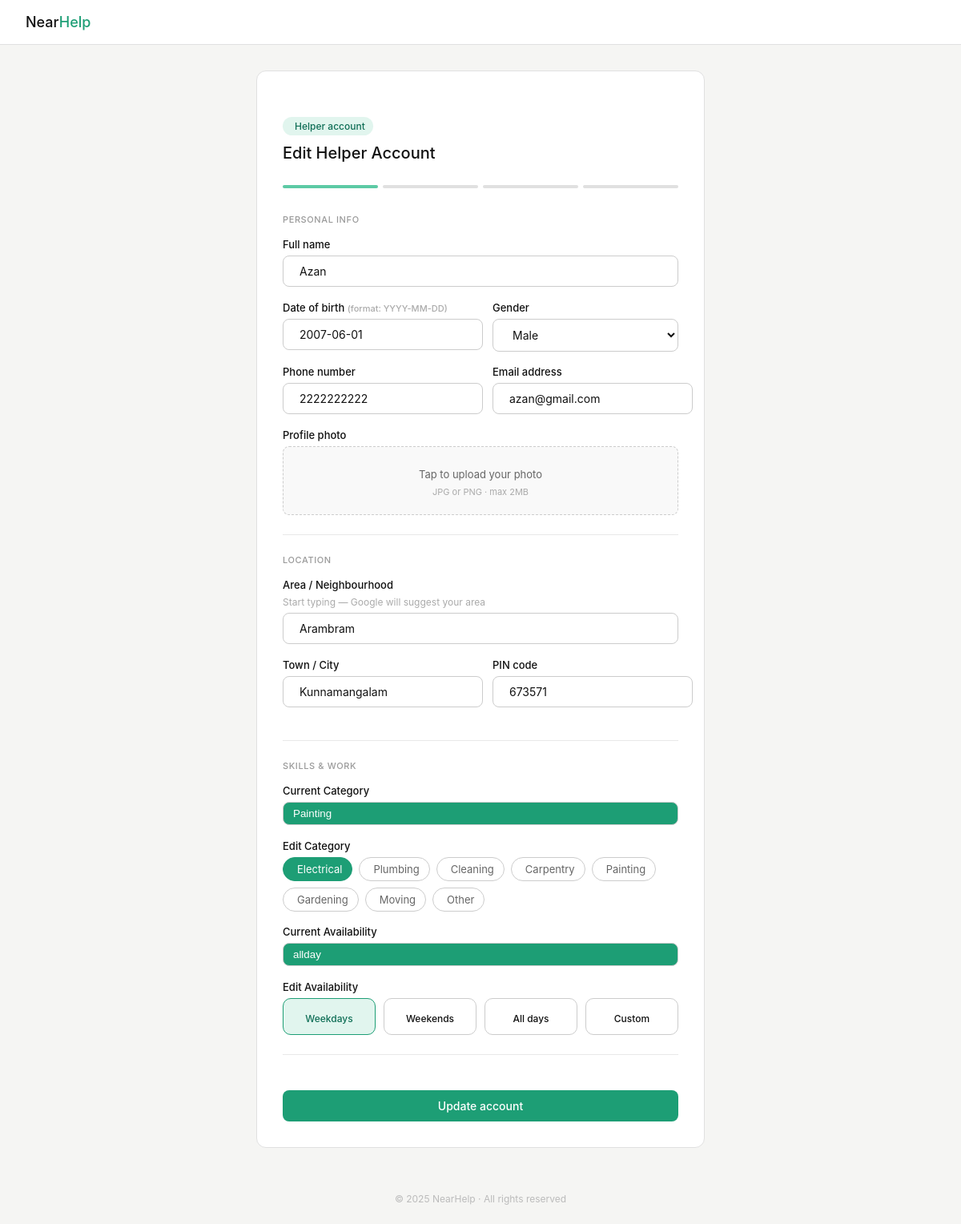
The app's page /Edit_helper_data_table/2/ with its own data.
### projectnearhelpapp/models.py (models this page shows)
class Helper_details(models.Model):
        user = models.OneToOneField(settings.AUTH_USER_MODEL, on_delete=models.CASCADE , related_name='helper_details', null=True, blank=True)
        Fullname = models.CharField(max_length=50)
        Dob = models.DateField()
        Gender = models.CharField()
        Phone_number = models.CharField()
        Email = models.CharField()
        Photo = models.ImageField(upload_to="photos/" , blank=True, null=True)
        Area = models.CharField(max_length=100, null=True, blank=True)
        Town = models.CharField(max_length=100)
        Pin = models.IntegerField()
        Category = models.CharField()
        Availability = models.CharField()
        Password = models.CharField(max_length=128)

### projectnearhelpapp/views.py (the view)
# urls.py: path('Edit_helper_data_table/<int:pk>/',views.Edit_helper_data_table,name='Edit_helper_data_table'),
def Edit_helper_data_table(request, pk):
    selected_helper = Helper_details.objects.get(id=pk)
    return render(request,'admin_dashboard/edit_helper_data_admin.html',{'selected_helper':selected_helper})

### projectnearhelpapp/templates/admin_dashboard/edit_helper_data_admin.html (shortened to what this page needs)
<!DOCTYPE html>
<html lang="en">
    <head>
        {% load static %}
        <link rel="stylesheet"
            href="https://cdn.jsdelivr.net/npm/@tabler/icons-webfont@latest/dist/tabler-icons.min.css" />
        <link rel="stylesheet" href="{% static 'css/helper_signup_page.css' %}">
    </head>
    <body>
        <nav class="nav">
            <a class="logo" href="#">Near<span>Help</span></a>
        </nav>
        <div class="page">
            <div class="form-wrap">
                <div class="form-head">
                    <div class="badge"> Helper
                        account</div>
                    <h1>Edit Helper Account</h1>
                </div>
                <div class="progress-bar">
                    <div class="progress-step active"></div>
                    <div class="progress-step"></div>
                    <div class="progress-step"></div>
                    <div class="progress-step"></div>
                </div>
                <form
                    action="{% url 'Update_helper_data_table' selected_helper.id %}"
                    method="post"
                    enctype="multipart/form-data">
                    <div class="section-title">Personal info</div>
                    <div class="field">
                        <label for="fullname">Full name</label>
                        <div class="input-wrap">
                            <input type="text" id="fullname" name="fullname"
                                value="{{ selected_helper.Fullname }}" />
                        </div>
                    </div>
                    <div class="two-col">
                        <div class="field">
                            <label for>Date of birth <span>(format: YYYY-MM-DD)</span></label>
                            <div class="input-wrap">
                                <input type="text" id="dob" name="dob" value="{{ selected_helper.Dob|date:'c'  }}"/>
                            </div>
                        </div>
                        <div class="field">
                            <label for="gender">Gender</label>
                            <div class="input-wrap">
                                <select id="gender" name="gender"
                                    value="{{ selected_helper.Gender }}">
                                    <option value="male">Male</option>
                                </select>
                            </div>
                        </div>
                    </div>
                    <div class="two-col">
                        <div class="field">
                            <label for="phone">Phone number</label>
                            <div class="input-wrap">
                                <input type="text" id="phone" name="phone"
                                    maxlength="10" pattern="[0-9]{10}"
                                    value="{{ selected_helper.Phone_number }}" />
                            </div>
                        </div>
                        <div class="field">
                            <label for="email">Email address</label>
                            <div class="input-wrap">
                                <input type="email" id="email" name="email"
                                    value="{{ selected_helper.Email }}" />
                            </div>
                        </div>
                    </div>
                    <div class="field">
                        <label>Profile photo</label>
                        <div class="photo-upload" id="photoBox">
                            <p>Tap to upload your photo</p>
                            <span>JPG or PNG · max 2MB</span>
                        </div>
                    </div>
                    <hr class="divider" />
                    <div class="section-title">Location</div>
                    <div class="field">
                        <label for="area">Area / Neighbourhood</label>
                        <span class="hint">Start typing — Google will suggest
                            your area</span>
                        <div class="input-wrap">
                            <input type="text" id="area" name="area"
                                value="{{ selected_helper.Area }}" />
                        </div>
                    </div>
                    <div class="two-col">
                        <div class="field">
                            <label for="town">Town / City</label>
                            <div class="input-wrap">
                                <input type="text" id="town" name="town"
                                    value="{{ selected_helper.Town }}" />
                            </div>
                        </div>
                        <div class="field">
                            <label for="pin">PIN code</label>
                            <div class="input-wrap">
                                <input type="text" id="pin" name="pin"
                                    value="{{ selected_helper.Pin }}"
                                    maxlength="6" pattern="[0-9]{6}" />
                            </div>
                        </div>
                    </div>
                    <hr class="divider" />
                    <div class="section-title">Skills & work</div>
                    <div class="field">
                        <label for="dob">Current Category</label>
                        <div class="display_chip">
                            <input class="display_input" type="text"
                                value="{{ selected_helper.Category }}" readonly>
                        </div>
                    </div>
                    <div class="field">
                        <label>Edit Category </label>
                        <div class="chip-group" id="catGroup">
                            <div class="chip active" data-val="Electrical"> Electrical</div>
                            <div class="chip" data-val="Plumbing"> Plumbing</div>
                            <div class="chip" data-val="Cleaning"> Cleaning</div>
                            <div class="chip" data-val="Carpentry"> Carpentry</div>
                            <div class="chip" data-val="Painting"> Painting</div>
                            <div class="chip" data-val="Gardening"> Gardening</div>
                            <div class="chip" data-val="Moving"> Moving</div>
                            <div class="chip" data-val="Other">
                                Other</div>
                        </div>
                    </div>
                    <div class="field">
                        <label for="dob">Current Availability</label>
                        <div class="display_chip">
                            <input class="display_input" type="text"
                                value="{{ selected_helper.Availability }}" readonly>
                        </div>
                    </div>
                    <div class="field">
                        <label class="edit_label">Edit Availability</label>
                        <div class="avail-group" id="availGroup">
                            <div class="avail-card active" data-val="weekdays">
                                <div class="a-label">Weekdays</div>
                            </div>
                            <div class="avail-card" data-val="weekends">
                                <div class="a-label">Weekends</div>
                            </div>
                            <div class="avail-card" data-val="allday">
                                <div class="a-label">All days</div>
                            </div>
                            <div class="avail-card" data-val="other">
                                <div class="a-label">Custom</div>
                            </div>
                        </div>
                    </div>
                    <hr class="divider" />
                    <button type="submit" class="btn-primary">Update
                        account</button>
                </form>
            </div>
        </div>
        <div class="page-footer">© 2025 NearHelp · All rights reserved</div>
    </body>
</html>

### static/css/helper_signup_page.css (style rules this page uses)
* { box-sizing: border-box; margin: 0; padding: 0; }
body { font-family: -apple-system, BlinkMacSystemFont, 'Segoe UI', Roboto, sans-serif; background: #f5f5f3; color: #111; min-height: 100vh; display: flex; flex-direction: column; }
.nav { background: #fff; border-bottom: 0.5px solid #e0e0e0; padding: 0 2rem; height: 56px; display: flex; align-items: center; justify-content: space-between; position: sticky; top: 0; z-index: 10; }
.logo { font-size: 18px; font-weight: 500; color: #111; text-decoration: none; }
.logo span { color: #1D9E75; }
.page { flex: 1; display: flex; align-items: flex-start; justify-content: center; padding: 2rem 1rem; }
.form-wrap { width: 100%; max-width: 560px; background: #fff; border: 0.5px solid #e0e0e0; border-radius: 12px; padding: 2rem; }
.form-head { margin-bottom: 1.8rem; }
.form-head .badge { display: inline-flex; align-items: center; gap: 5px; background: #E1F5EE; color: #0F6E56; font-size: 12px; font-weight: 500; padding: 4px 10px; border-radius: 999px; margin-bottom: 10px; }
.form-head h1 { font-size: 20px; font-weight: 500; color: #111; margin-bottom: 4px; }
.progress-bar { display: flex; gap: 6px; margin-bottom: 2rem; }
.progress-step { flex: 1; height: 4px; border-radius: 999px; background: #e0e0e0; }
.progress-step.active { background: #5DCAA5; }
.section-title { font-size: 11px; font-weight: 500; color: #999; text-transform: uppercase; letter-spacing: 0.6px; margin-bottom: 1rem; }
.divider { border: none; border-top: 0.5px solid #e8e8e8; margin: 1.5rem 0; }
.field { margin-bottom: 1.1rem; }
.field label { display: block; font-size: 13px; font-weight: 500; color: #111; margin-bottom: 6px; }
.field .hint { display: block; font-size: 12px; color: #aaa; margin-bottom: 6px; }
.input-wrap { display: flex; align-items: center; border: 0.5px solid #ccc; border-radius: 8px; overflow: hidden; background: #fff; transition: border-color 0.15s; }
.input-wrap input, .input-wrap select { flex: 1; border: none; outline: none; padding: 10px 10px 10px 0; font-size: 14px; background: transparent; color: #111; font-family: inherit; }
.input-wrap select { cursor: pointer; padding-right: 10px; }
.photo-upload { border: 0.5px dashed #ccc; border-radius: 8px; padding: 1.25rem; text-align: center; cursor: pointer; background: #f9f9f9; transition: border-color 0.15s; position: relative; }
.photo-upload p { font-size: 13px; color: #666; margin-bottom: 2px; }
.photo-upload span { font-size: 11px; color: #aaa; }
.two-col { display: grid; grid-template-columns: 1fr 1fr; gap: 12px; }
.chip-group { display: flex; flex-wrap: wrap; gap: 8px; }
.chip { display: inline-flex; align-items: center; gap: 5px; padding: 6px 12px; font-size: 13px; border: 0.5px solid #ccc; border-radius: 999px; cursor: pointer; color: #666; background: #fff; transition: all 0.12s; user-select: none; font-family: inherit; }
.chip.active { background: #1D9E75; color: #fff; border-color: #1D9E75; }
.avail-group { display: flex; gap: 10px; flex-wrap: wrap; }
.avail-card { flex: 1; min-width: 100px; border: 0.5px solid #ccc; border-radius: 10px; padding: 12px 10px; cursor: pointer; text-align: center; background: #fff; transition: all 0.12s; user-select: none; }
.avail-card .a-label { font-size: 12px; font-weight: 500; color: #111; }
.avail-card.active { border-color: #1D9E75; background: #E1F5EE; }
.avail-card.active i, .avail-card.active .a-label { color: #0F6E56; }
.btn-primary { width: 100%; background: #1D9E75; color: #fff; border: none; border-radius: 8px; padding: 11px; font-size: 14px; font-weight: 500; cursor: pointer; font-family: inherit; transition: background 0.15s; margin-top: 1.25rem; }
.page-footer { text-align: center; padding: 1.5rem; font-size: 12px; color: #bbb; }

### projectnearhelpapp/templates/admin_dashboard/edit_helper_data_admin.html (style rules this page uses)
.edit_label { font-weight: 500; color: #555; margin-bottom: 8px; display: block; }
.display_chip { padding: 6px 12px; display: flex; border: 0.5px solid #ccc; border-radius: 8px; overflow: hidden; background:#1D9E75; transition: border-color 0.15s; }
.display_input { color: white; background:#1D9E75; border: none; }
.field span { font-size: 11px; color: #aaa; }

### records on screen
Helper_details: fullname "Azan", dob "2007-06-01", gender "Male", phone "2222222222", email "azan@gmail.com", area "Arambram", town "Kunnamangalam", pin "673571", Category "Painting", Availability "allday"
